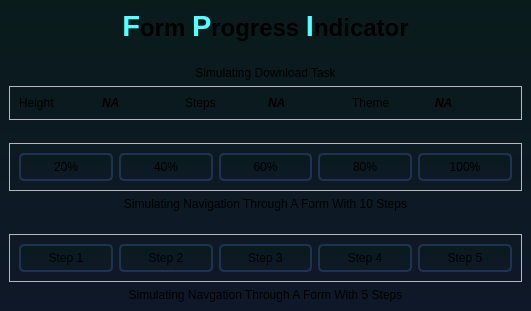
<?xml version="1.0" encoding="UTF-8"?>
<ui version="4.0">
 <class>MainWindow</class>
 <widget class="QMainWindow" name="MainWindow">
  <property name="geometry">
   <rect>
    <x>0</x>
    <y>0</y>
    <width>531</width>
    <height>311</height>
   </rect>
  </property>
  <property name="windowTitle">
   <string>MainWindow</string>
  </property>
  <widget class="QWidget" name="centralwidget">
   <property name="styleSheet">
    <string notr="true">#centralwidget{background-color: qlineargradient(spread:pad, x1:0.5, y1:0, x2:0.5, y2:1, stop:0 rgba(9, 27, 27, 255), stop:1 rgba(15, 24, 40, 255));}
QPushButton{
background-color: qlineargradient(spread:pad, x1:0.5, y1:0, x2:0.5, y2:1, stop:0 rgba(9, 27, 27, 255), stop:1 rgba(15, 24, 40, 255));
padding: 5px;
border-radius: 5px;
border: 2px solid rgb(32, 50, 84)
}</string>
   </property>
   <layout class="QVBoxLayout" name="verticalLayout">
    <item alignment="Qt::AlignTop">
     <widget class="QLabel" name="label">
      <property name="text">
       <string>&lt;html&gt;&lt;head/&gt;&lt;body&gt;&lt;p align=&quot;center&quot;&gt;&lt;span style=&quot; font-size:22pt; font-weight:600; color:#55ffff;&quot;&gt;F&lt;/span&gt;&lt;span style=&quot; font-size:18pt; font-weight:600;&quot;&gt;orm &lt;/span&gt;&lt;span style=&quot; font-size:22pt; font-weight:600; color:#55ffff;&quot;&gt;P&lt;/span&gt;&lt;span style=&quot; font-size:18pt; font-weight:600;&quot;&gt;rogress &lt;/span&gt;&lt;span style=&quot; font-size:22pt; font-weight:600; color:#55ffff;&quot;&gt;I&lt;/span&gt;&lt;span style=&quot; font-size:18pt; font-weight:600;&quot;&gt;ndicator&lt;/span&gt;&lt;/p&gt;&lt;/body&gt;&lt;/html&gt;</string>
      </property>
      <property name="alignment">
       <set>Qt::AlignCenter</set>
      </property>
     </widget>
    </item>
    <item>
     <widget class="FormProgressIndicator" name="widget_3" native="true">
      <property name="sizePolicy">
       <sizepolicy hsizetype="Expanding" vsizetype="Preferred">
        <horstretch>0</horstretch>
        <verstretch>0</verstretch>
       </sizepolicy>
      </property>
      <layout class="QVBoxLayout" name="verticalLayout_2">
       <property name="spacing">
        <number>0</number>
       </property>
       <property name="leftMargin">
        <number>0</number>
       </property>
       <property name="topMargin">
        <number>0</number>
       </property>
       <property name="rightMargin">
        <number>0</number>
       </property>
       <property name="bottomMargin">
        <number>0</number>
       </property>
      </layout>
     </widget>
    </item>
    <item>
     <widget class="QLabel" name="label_2">
      <property name="text">
       <string>Simulating Download Task</string>
      </property>
      <property name="alignment">
       <set>Qt::AlignCenter</set>
      </property>
     </widget>
    </item>
    <item>
     <widget class="QFrame" name="frame_3">
      <property name="frameShape">
       <enum>QFrame::StyledPanel</enum>
      </property>
      <property name="frameShadow">
       <enum>QFrame::Raised</enum>
      </property>
      <layout class="QHBoxLayout" name="horizontalLayout_3">
       <item>
        <widget class="QLabel" name="label_5">
         <property name="text">
          <string>Height</string>
         </property>
        </widget>
       </item>
       <item>
        <widget class="QLabel" name="height">
         <property name="font">
          <font>
           <weight>75</weight>
           <italic>true</italic>
           <bold>true</bold>
          </font>
         </property>
         <property name="text">
          <string>NA</string>
         </property>
        </widget>
       </item>
       <item>
        <widget class="QLabel" name="label_6">
         <property name="text">
          <string>Steps</string>
         </property>
        </widget>
       </item>
       <item>
        <widget class="QLabel" name="steps">
         <property name="font">
          <font>
           <weight>75</weight>
           <italic>true</italic>
           <bold>true</bold>
          </font>
         </property>
         <property name="text">
          <string>NA</string>
         </property>
        </widget>
       </item>
       <item>
        <widget class="QLabel" name="label_7">
         <property name="text">
          <string>Theme</string>
         </property>
        </widget>
       </item>
       <item>
        <widget class="QLabel" name="theme">
         <property name="font">
          <font>
           <weight>75</weight>
           <italic>true</italic>
           <bold>true</bold>
          </font>
         </property>
         <property name="text">
          <string>NA</string>
         </property>
        </widget>
       </item>
      </layout>
     </widget>
    </item>
    <item>
     <widget class="FormProgressIndicator" name="widget_2" native="true"/>
    </item>
    <item>
     <widget class="QFrame" name="frame_2">
      <property name="frameShape">
       <enum>QFrame::StyledPanel</enum>
      </property>
      <property name="frameShadow">
       <enum>QFrame::Raised</enum>
      </property>
      <layout class="QHBoxLayout" name="horizontalLayout_2">
       <item>
        <widget class="QPushButton" name="step_6">
         <property name="text">
          <string>20%</string>
         </property>
        </widget>
       </item>
       <item>
        <widget class="QPushButton" name="step_7">
         <property name="text">
          <string>40%</string>
         </property>
        </widget>
       </item>
       <item>
        <widget class="QPushButton" name="step_8">
         <property name="text">
          <string>60%</string>
         </property>
        </widget>
       </item>
       <item>
        <widget class="QPushButton" name="step_9">
         <property name="text">
          <string>80%</string>
         </property>
        </widget>
       </item>
       <item>
        <widget class="QPushButton" name="step_10">
         <property name="text">
          <string>100%</string>
         </property>
        </widget>
       </item>
      </layout>
     </widget>
    </item>
    <item>
     <widget class="QLabel" name="label_3">
      <property name="text">
       <string>Simulating Navigation Through A Form With 10 Steps</string>
      </property>
      <property name="alignment">
       <set>Qt::AlignCenter</set>
      </property>
     </widget>
    </item>
    <item>
     <widget class="FormProgressIndicator" name="widget" native="true">
      <property name="styleSheet">
       <string notr="true"/>
      </property>
     </widget>
    </item>
    <item>
     <widget class="QFrame" name="frame">
      <property name="frameShape">
       <enum>QFrame::StyledPanel</enum>
      </property>
      <property name="frameShadow">
       <enum>QFrame::Raised</enum>
      </property>
      <layout class="QHBoxLayout" name="horizontalLayout">
       <item>
        <widget class="QPushButton" name="step_1">
         <property name="text">
          <string>Step 1</string>
         </property>
        </widget>
       </item>
       <item>
        <widget class="QPushButton" name="step_2">
         <property name="text">
          <string>Step 2</string>
         </property>
        </widget>
       </item>
       <item>
        <widget class="QPushButton" name="step_3">
         <property name="text">
          <string>Step 3</string>
         </property>
        </widget>
       </item>
       <item>
        <widget class="QPushButton" name="step_4">
         <property name="text">
          <string>Step 4</string>
         </property>
        </widget>
       </item>
       <item>
        <widget class="QPushButton" name="step_5">
         <property name="text">
          <string>Step 5</string>
         </property>
        </widget>
       </item>
      </layout>
     </widget>
    </item>
    <item>
     <widget class="QLabel" name="label_4">
      <property name="text">
       <string>Simulating Navgation Through A Form With 5 Steps</string>
      </property>
      <property name="alignment">
       <set>Qt::AlignCenter</set>
      </property>
     </widget>
    </item>
   </layout>
  </widget>
 </widget>
 <customwidgets>
  <customwidget>
   <class>FormProgressIndicator</class>
   <extends>QWidget</extends>
   <header location="global">custom_elements.h</header>
   <container>1</container>
  </customwidget>
 </customwidgets>
 <resources/>
 <connections/>
</ui>
